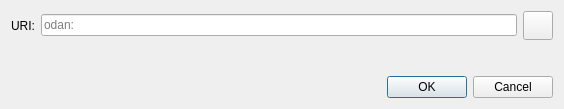
<?xml version="1.0" encoding="UTF-8"?>
<ui version="4.0">
 <class>OpenURIDialog</class>
 <widget class="QDialog" name="OpenURIDialog">
  <property name="geometry">
   <rect>
    <x>0</x>
    <y>0</y>
    <width>564</width>
    <height>109</height>
   </rect>
  </property>
  <property name="windowTitle">
   <string>Open odan URI</string>
  </property>
  <layout class="QVBoxLayout" name="verticalLayout">
   <item>
    <layout class="QHBoxLayout" name="horizontalLayout">
     <item>
      <widget class="QLabel" name="label">
       <property name="text">
        <string>URI:</string>
       </property>
      </widget>
     </item>
     <item>
      <widget class="QValidatedLineEdit" name="uriEdit">
       <property name="placeholderText">
        <string notr="true">odan:</string>
       </property>
      </widget>
     </item>
     <item>
      <widget class="QToolButton" name="pasteButton">
       <property name="toolTip">
        <string extracomment="Tooltip text for button that allows you to paste an address that is in your clipboard.">Paste address from clipboard</string>
       </property>
       <property name="text">
        <string/>
       </property>
       <property name="icon">
        <iconset resource="../odan.qrc">
         <normaloff>:/icons/editpaste</normaloff>:/icons/editpaste
        </iconset>
       </property>
       <property name="iconSize">
        <size>
         <width>22</width>
         <height>22</height>
        </size>
       </property>
      </widget>
     </item>
    </layout>
   </item>
   <item>
    <spacer name="verticalSpacer">
     <property name="orientation">
      <enum>Qt::Vertical</enum>
     </property>
     <property name="sizeHint" stdset="0">
      <size>
       <width>20</width>
       <height>40</height>
      </size>
     </property>
    </spacer>
   </item>
   <item>
    <widget class="QDialogButtonBox" name="buttonBox">
     <property name="orientation">
      <enum>Qt::Horizontal</enum>
     </property>
     <property name="standardButtons">
      <set>QDialogButtonBox::Cancel|QDialogButtonBox::Ok</set>
     </property>
    </widget>
   </item>
  </layout>
 </widget>
 <customwidgets>
  <customwidget>
   <class>QValidatedLineEdit</class>
   <extends>QLineEdit</extends>
   <header>qt/qvalidatedlineedit.h</header>
  </customwidget>
 </customwidgets>
 <resources/>
 <connections>
  <connection>
   <sender>buttonBox</sender>
   <signal>accepted()</signal>
   <receiver>OpenURIDialog</receiver>
   <slot>accept()</slot>
   <hints>
    <hint type="sourcelabel">
     <x>248</x>
     <y>254</y>
    </hint>
    <hint type="destinationlabel">
     <x>157</x>
     <y>274</y>
    </hint>
   </hints>
  </connection>
  <connection>
   <sender>buttonBox</sender>
   <signal>rejected()</signal>
   <receiver>OpenURIDialog</receiver>
   <slot>reject()</slot>
   <hints>
    <hint type="sourcelabel">
     <x>316</x>
     <y>260</y>
    </hint>
    <hint type="destinationlabel">
     <x>286</x>
     <y>274</y>
    </hint>
   </hints>
  </connection>
 </connections>
</ui>
